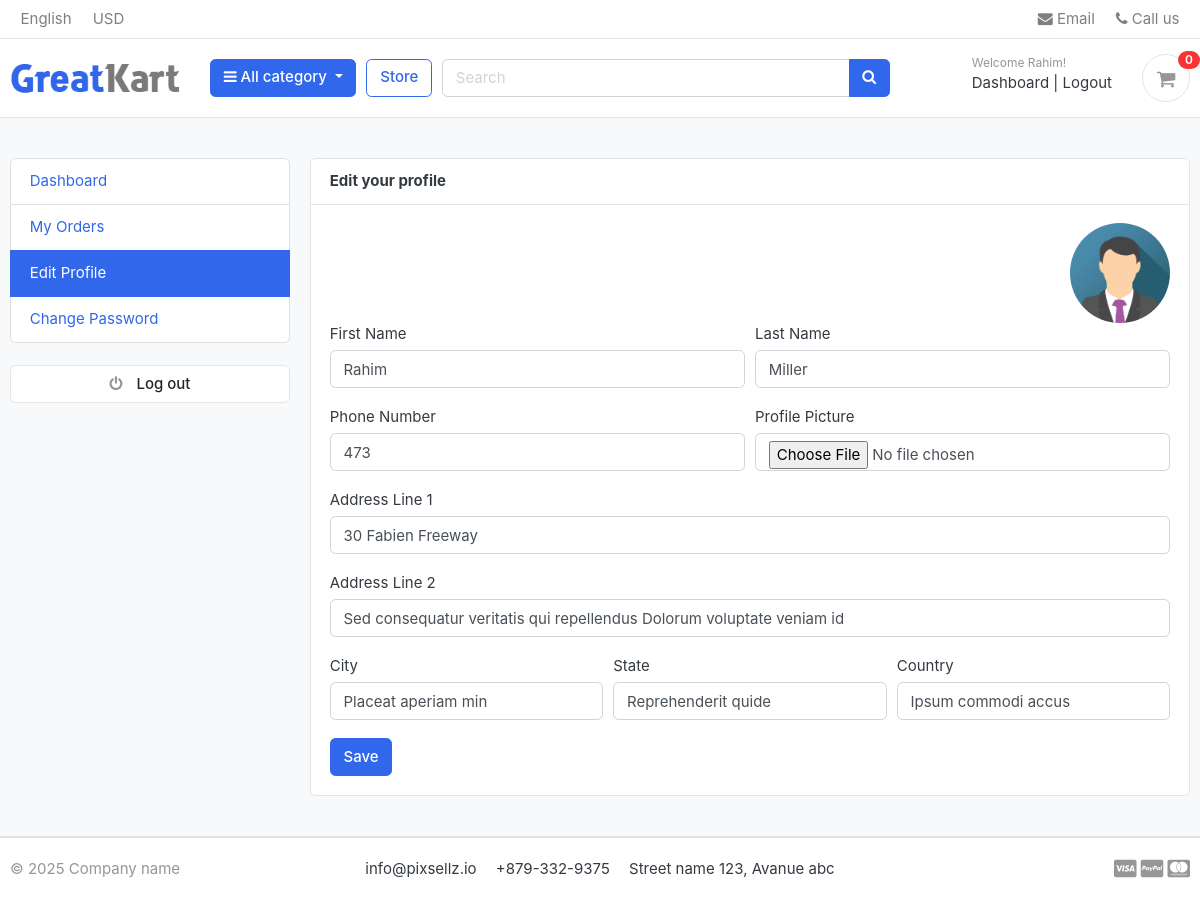
Screenshot of /accounts/edit_profile/ (signed in) with the database file from the repository.
### accounts/models.py (models this page shows, shortened)
class Account(AbstractBaseUser):
    first_name      = models.CharField(max_length=50)
    last_name       = models.CharField(max_length=50)
    username        = models.CharField(max_length=50, unique=True)
    email           = models.EmailField(max_length=100, unique=True)
    phone_number    = models.CharField(max_length=50)
    date_joined     = models.DateTimeField(auto_now_add=True)
    last_login      = models.DateTimeField(auto_now_add=True)
    is_admin        = models.BooleanField(default=False)
    is_staff        = models.BooleanField(default=False)
    is_active       = models.BooleanField(default=False)
    is_superadmin   = models.BooleanField(default=False)
    USERNAME_FIELD = 'email'
    REQUIRED_FIELDS = ['username', 'first_name', 'last_name']
    objects = MyAccountManager()

class UserProfile(models.Model):
    user = models.OneToOneField(Account, on_delete=models.CASCADE)
    address_line_1 = models.CharField(blank=True, max_length=100)
    address_line_2 = models.CharField(blank=True, max_length=100)
    profile_picture = models.ImageField(blank=True, upload_to='userprofile')
    city = models.CharField(blank=True, max_length=20)
    state = models.CharField(blank=True, max_length=20)
    country = models.CharField(blank=True, max_length=20)

### accounts/views.py (the view)
# urls.py: path('edit_profile/', views.edit_profile, name='edit_profile'),
@login_required(login_url='login')
def edit_profile(request):
    userprofile = get_object_or_404(UserProfile, user=request.user)
    if request.method == 'POST':
        user_form = UserForm(request.POST, instance=request.user)
        profile_form = UserProfileForm(request.POST, request.FILES, instance=userprofile)
        if user_form.is_valid() and profile_form.is_valid():
            user_form.save()
            profile_form.save()
            messages.success(request, 'Your profile has been updated successfully.')
            return redirect('edit_profile')
    else:
        user_form = UserForm(instance=request.user)
        profile_form = UserProfileForm(instance=userprofile)
    context = {
        'user_form': user_form,
        'profile_form': profile_form,
        'userprofile': userprofile
    }
    return render(request, 'accounts/edit_profile.html', context)

### accounts/forms.py
class UserForm(forms.ModelForm):
    class Meta:
        model = Account
        fields = ('first_name', 'last_name', 'phone_number')
    def __init__(self, *args, **kwargs):
        super(UserForm, self).__init__(*args, **kwargs)
        for field in self.fields:
            self.fields[field].widget.attrs['class'] = 'form-control'

class UserProfileForm(forms.ModelForm):
    profile_picture = forms.ImageField(required=False, error_messages = {'invalid':("Image files only")}, widget=forms.FileInput)
    class Meta:
        model = UserProfile
        fields = ('address_line_1', 'address_line_2', 'city', 'state', 'country', 'profile_picture')
    def __init__(self, *args, **kwargs):
        super(UserProfileForm, self).__init__(*args, **kwargs)
        for field in self.fields:
            self.fields[field].widget.attrs['class'] = 'form-control'

### carts/context_processors.py (called while the page is built)
def counter(request):
    cart_count = 0
    if 'admin' in request.path:
        return {}
    else:
        try:
            cart = Cart.objects.filter(cart_id=_cart_id(request))
            if request.user.is_authenticated:
                cart_items = CartItem.objects.all().filter(user=request.user)
            else:
                cart_items = CartItem.objects.all().filter(cart=cart[:1])
            for cart_item in cart_items:
                cart_count += cart_item.quantity
        except Cart.DoesNotExist:
            cart_count = 0
    return dict(cart_count=cart_count)

### carts/views.py (called while the page is built)
def _cart_id(request):
    cart = request.session.session_key
    if not cart:
        cart = request.session.create()
    return cart

### category/context_processors.py (called while the page is built)
def menu_links(request):
    links = Category.objects.all()
    return dict(links=links)

### category/models.py (called while the page is built)
    def get_url(self):
        return reverse('products_by_category', args=[self.slug])

### templates/accounts/edit_profile.html (shortened to what this page needs)
{% extends 'base.html' %}
{% block content %}
<section class="section-conten padding-y bg">
    <div class="container">
        <div class="row">
        {% include 'includes/dashboard_sidebar.html' %}
        <main class="col-md-9">
            <article class="card">
            <header class="card-header">
                <strong class="d-inline-block mr-3">Edit your profile</strong>
            </header>
            <div class="card-body">
              <div class="text-right">
                <img src="{{ userprofile.profile_picture.url }}" alt="User Profile Picture" width="100" style="border-radius: 50%;">
              </div>
                <div class="row">
                    <div class="col-md-12">
                        <form action="{% url 'edit_profile' %}" method="POST" enctype="multipart/form-data">
                            <div class="form-row">
                              <div class="form-group col-md-6">
                                <label>First Name</label>
                                {{ user_form.first_name }}
                              </div>
                              <div class="form-group col-md-6">
                                <label>Last Name</label>
                                {{ user_form.last_name }}
                              </div>
                            </div>
                            <div class="form-row">
                              <div class="form-group col-md-6">
                                <label>Phone Number</label>
                                {{ user_form.phone_number }}
                              </div>
                              <div class="form-group col-md-6">
                                <label>Profile Picture</label>
                                {{ profile_form.profile_picture }}
                              </div>
                            </div>
                            <div class="form-group">
                              <label>Address Line 1</label>
                              {{ profile_form.address_line_1 }}
                            </div>
                            <div class="form-group">
                              <label>Address Line 2</label>
                              {{ profile_form.address_line_2 }}
                            </div>
                            <div class="form-row">
                              <div class="form-group col-md-4">
                                <label>City</label>
                                {{ profile_form.city }}
                              </div>
                              <div class="form-group col-md-4">
                                <label>State</label>
                                {{ profile_form.state }}
                              </div>
                              <div class="form-group col-md-4">
                                <label>Country</label>
                                {{ profile_form.country }}
                              </div>
                            </div>
                            <input type="submit" value="Save" class="btn btn-primary">
                        </form>
                    </div>
                </div>
            </div>
            </article>
        </main>
    </div>
    </div>
    </section>
{% endblock %}

### templates/includes/navbar.html (shortened to what this page needs)
{% load static %}
<header class="section-header">
    <nav class="navbar p-md-0 navbar-expand-sm navbar-light border-bottom">
      <div class="container">
        <div class="collapse navbar-collapse" id="navbarTop4">
          <ul class="navbar-nav mr-auto">
            <li class="nav-item dropdown">
              <a href="#" class="nav-link"> English </a>
            </li>
            <li class="nav-item dropdown">
              <a href="#" class="nav-link"> USD </a>
            </li>
          </ul>
          <ul class="navbar-nav">
            <li>
              <a href="#" class="nav-link">
                <i class="fa fa-envelope"></i> Email
              </a>
            </li>
            <li>
              <a href="#" class="nav-link">
                <i class="fa fa-phone"></i> Call us
              </a>
            </li>
          </ul>
        </div>
      </div>
    </nav>
    <section class="header-main border-bottom">
      <div class="container">
        <div class="row align-items-center">
          <div class="col-lg-2 col-md-3 col-6">
            <a href="{% url 'home' %}" class="brand-wrap">
              <img class="logo" src="{% static 'images/logo.png' %}" />
            </a>
          </div>
          <div class="col-lg col-sm col-md col-6 flex-grow-0">
            <div class="category-wrap dropdown d-inline-block float-right">
              <button
                type="button"
                class="btn btn-primary dropdown-toggle"
                data-toggle="dropdown"
              >
                <i class="fa fa-bars"></i> All category
              </button>
            </div>
          </div>
          <a href="{% url 'store' %}" class="btn btn-outline-primary">Store</a>
          <div class="col-lg col-md-6 col-sm-12 col">
            <form action="{% url 'search' %}" class="search" method="get">
              <div class="input-group w-100">
                <input
                  type="text"
                  class="form-control"
                  style="width: 60%"
                  placeholder="Search"
                  name="keyword"
                />
                <div class="input-group-append">
                  <button class="btn btn-primary" type="submit">
                    <i class="fa fa-search"></i>
                  </button>
                </div>
              </div>
            </form>
          </div>
          <div class="col-lg-3 col-sm-6 col-8 order-2 order-lg-3">
            <div class="d-flex justify-content-end mb-3 mb-lg-0">
              {% if user.id is None %}
              <div class="widget-header">
                <small class="title text-muted">Welcome guest!</small>
                <div>
                  <a href="{% url 'login' %}">Sign in</a>
                  <span class="dark-transp"> | </span>
                  <a href="{% url 'register' %}"> Register</a>
                </div>
              </div>
              {% else %}
              <div class="widget-header">
                <small class="title text-muted">Welcome {{ user.first_name }}!</small>
                <div>
                  <a href="{% url 'dashboard' %}">Dashboard</a>
                  <span class="dark-transp"> | </span>
                  <a href="{% url 'logout' %}"> Logout</a>
                </div>
              </div>
              {% endif %}
              <a href="{% url 'cart' %}" class="widget-header pl-3 ml-3">
                <div class="icon icon-sm rounded-circle border">
                  <i class="fa fa-shopping-cart"></i>
                </div>
                <span class="badge badge-pill badge-danger notify">{{ cart_count }}</span>
              </a>
            </div>
          </div>
        </div>
      </div>
    </section>
  </header>

### static/css/ui.css (style rules this page uses)
html { font-family: "Inter", sans-serif; font-size: 15px; }
.icon-xs, .icon-sm, .icon-md, .icon-lg { display: inline-block; text-align: center; flex-shrink: 0; flex-grow: 0; }
.icon-sm { width: 48px; height: 48px; line-height: 48px !important; font-size: 20px; }
.padding-y { padding-top: 40px; padding-bottom: 40px; }
article:after, .form-group:after { display: block; clear: both; content: ""; }
.bg { background-color: #f8f9fa; }
.header-main { position: relative; padding-top: 1rem; padding-bottom: 1rem; }
.brand-wrap .logo, .navbar-brand .logo { margin-right: 7px; max-height: 42px; display: inline-block; }
.widget-header { display: inline-block; vertical-align: middle; position: relative; }
.widget-header a { color: #343a40; }
.widget-header i { color: #969696; }
.widget-header .title { display: block; }
.widget-header .notify { position: absolute; top: -3px; right: -10px; }
.notify { position: absolute; top: -4px; right: -10px; display: inline-block; padding: 0.25em 0.6em; font-size: 12px; line-height: 1; text-align: center; border-radius: 3rem; color: #fff; background-color: #fa3434; }

### rows the page displays
Account: first_name "Rahim", last_name "Miller", phone_number "473"
UserProfile: profile_picture (picture), address_line_1 "30 Fabien Freeway", address_line_2 "Sed consequatur veritatis qui repellendus Dolorum voluptate veniam id", city "Placeat aperiam min", state "Reprehenderit quide", country "Ipsum commodi accus"

### other values shown
{{ cart_count }} "0"
